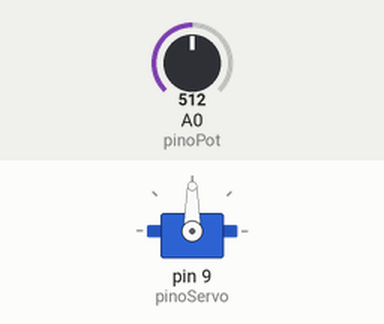
Simulated run of this sketch. Board: Arduino Uno, built with avr-gcc and run on an emulated ATmega328P. On the bench: servo. Inputs (shaded band) come from the test bench; at power-on: A0 (pinoPot) = 512.

Above: at 3.2 s.
3.3 s: A0 (pinoPot) set to 716
At 4.0 s:
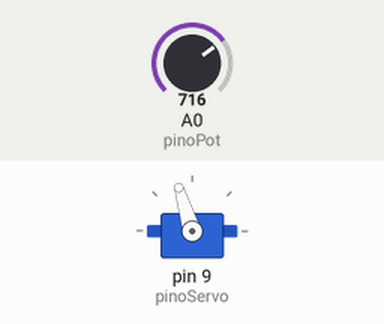
4.8 s: A0 (pinoPot) set to 900
At 5.1 s:
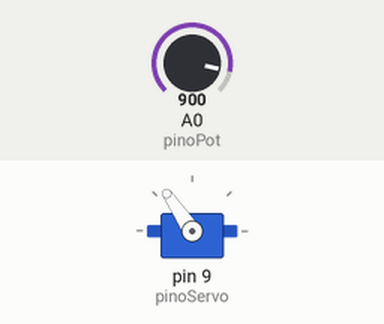
6.3 s: A0 (pinoPot) set to 306
At 7.4 s:
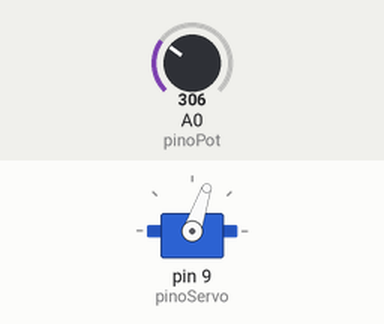
7.8 s: A0 (pinoPot) set to 125
At 8.6 s:
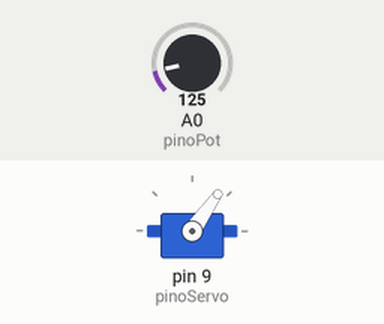
Timing chart, 0 to 10.3 s (numbered marks = the images above; inputs shaded):
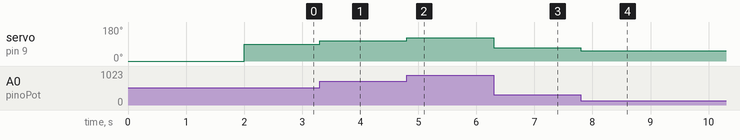

Measured:
- after the input at 3.3 s, servo on pin 9 (pinoServo): 90° → 107° at once
- after the input at 4.8 s, servo on pin 9 (pinoServo): 107° → 124° at once
- after the input at 6.3 s, servo on pin 9 (pinoServo): 124° → 71° at once
- after the input at 7.8 s, servo on pin 9 (pinoServo): 71° → 55° at once

The sketch:

Servo.ino
```cpp
//Inclui a biblioteca do servo motor
#include <Servo.h>

//Define uma variável do tipo Servo
Servo servo;

int pinoServo = 9; //pino onde o servo motor será ligado
int pinoPot = A0; //pino de ligação do potenciômetro
int leitura; //variável de leitura analógica

int anguloMinimo = 45; //ângulo mínimo de rotação do servo motor
int anguloMaximo = 135; //ângulo máximo de rotação do servo motor

void setup() {
  servo.attach(pinoServo); //conecta o servo
  servo.write(0); //Coloca o servo na posição de zero grau para uma referência
  delay(2000); //Aguarda 2 segundos
}

void loop() {
  leitura = analogRead(pinoPot); //Lê o valor do potenciômetro pela entrada analógica - varia de 0 (zero volts) a 1023 (5 Volts)
  leitura = map(leitura, 0, 1023, anguloMinimo, anguloMaximo); //Remapeia o valor lido para o mínimo e o máximo de rotação
  servo.write(leitura); //Faz o servo se posicionar no ângulo remapeado
}
```
